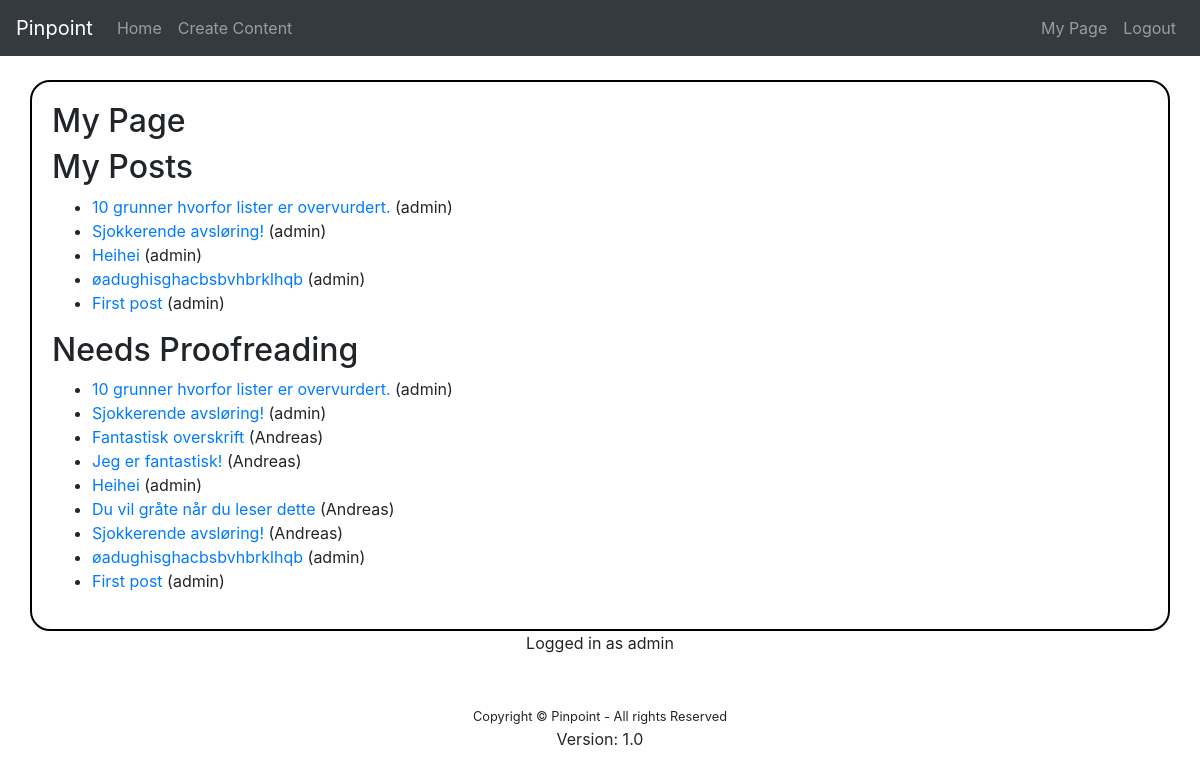
Screenshot of /my_page/ (signed in) with the database file from the repository.
### view_content/models.py (models this page shows, shortened)
class Post(models.Model):
    title = models.CharField(max_length=200)
    body = models.TextField()
    date = models.DateTimeField(auto_now_add=True)
    author = models.ForeignKey('auth.User', on_delete=models.CASCADE, related_name='author_of')
    editor = models.ForeignKey('auth.User', on_delete=models.CASCADE, related_name='editor_of', null=True)
    proof_read = models.BooleanField(default=False)
    published = models.BooleanField(default=False)

### view_content/views.py (the view)
# urls.py: path('my_page/', views.my_page ,name ="my_page"),
def my_page(request):
    posts = Post.objects.filter(author=request.user)
    needs_proofreading = Post.objects.filter(proof_read=False)
    return render(request, "view_content/my_page.html", {'posts':posts , 'needs_proofreading':needs_proofreading})

### view_content/templates/view_content/my_page.html (shortened to what this page needs)
{% extends "base.html" %}
{% block content %}
	<h2>My Page</h2>
	{% if posts %}
	<h2>My Posts</h2>
	<ul>
 		{% for post in posts %}
	<li>
		 <a href="/{{ post.id }}">{{ post.title }}</a> ({{post.author}})
	</li>
 		{% endfor %}
	</ul>
{% endif %}
{% if needs_proofreading %}
<h2>Needs Proofreading</h2>
<ul>
	{% for post in needs_proofreading %}
<li>
	 <a href="/{{ post.id }}">{{ post.title }}</a> ({{post.author}})
</li>
	{% endfor %}
</ul>
{% endif %}
{% endblock %}

### main/templates/base.html (shortened to what this page needs)
<!doctype html>
<html lang="en">
  <head>
    <link rel="stylesheet" href="https://stackpath.bootstrapcdn.com/bootstrap/4.1.3/css/bootstrap.min.css">
  </head>
  <body>
  <nav class="navbar sticky-top navbar-expand-lg navbar-dark bg-dark">
  <a class="navbar-brand" href="{% url 'home' %}">Pinpoint</a>
  <div class="collapse navbar-collapse" id="navbarSupportedContent">
      <ul class="navbar-nav mr-auto">
        <li class="nav-item">
          <a class="nav-link" href="{% url 'home' %}">Home</a>
        </li>
        {% if request.user.is_authenticated %}
        <li class="nav-item">
          <a class="nav-link" href="{% url 'content' %}">Create Content</a>
        </li>
        {% else %}
        <li class="nav-item">
          <a class="nav-link" href="{% url 'register' %}">Register</a>
        </li>
        {% endif %}
        </ul>
        <ul class="navbar-nav justify-content-end">
        {% if request.user.is_authenticated %}
        <li class="nav-item">
          <a class="nav-link" href="{% url 'my_page' %}">My Page</a>
        </li>
        <li class="nav-item">
          <a class="nav-link" href="{% url 'logout' %}">Logout</a>
        </li>
        {% else %}
        <li class="nav-item">
          <a class="nav-link" href="{% url 'login' %}">Login</a>
        </li>
        {% endif %}
        </ul>
    </div>
  </nav>
  <br>
  <div class="container" style="border: 2px solid black; border-radius: 20px; padding: 20px;">
    {% block content %}
    {% endblock %}
  </div>
  <center><div> {% if request.user.is_authenticated %}Logged in as {{ request.user }} {% endif %}</div></center>
  <br><br>
  <center><small>Copyright &copy; Pinpoint - All rights Reserved </small></center>
  <center>Version: 1.0</center>
  </body>
</html>

### rows the page displays
Post: title "10 grunner hvorfor lister er overvurdert.", author "admin"
Post: title "Sjokkerende avsløring!", author "admin"
Post: title "Heihei", author "admin"
Post: title "øadughisghacbsbvhbrklhqb", author "admin"
Post: title "First post", author "admin"
Post: title "Fantastisk overskrift", author "Andreas"
Post: title "Jeg er fantastisk!", author "Andreas"
Post: title "Du vil gråte når du leser dette", author "Andreas"
Post: title "Sjokkerende avsløring!", author "Andreas"

### other values shown
{{ request.user }} "admin"
